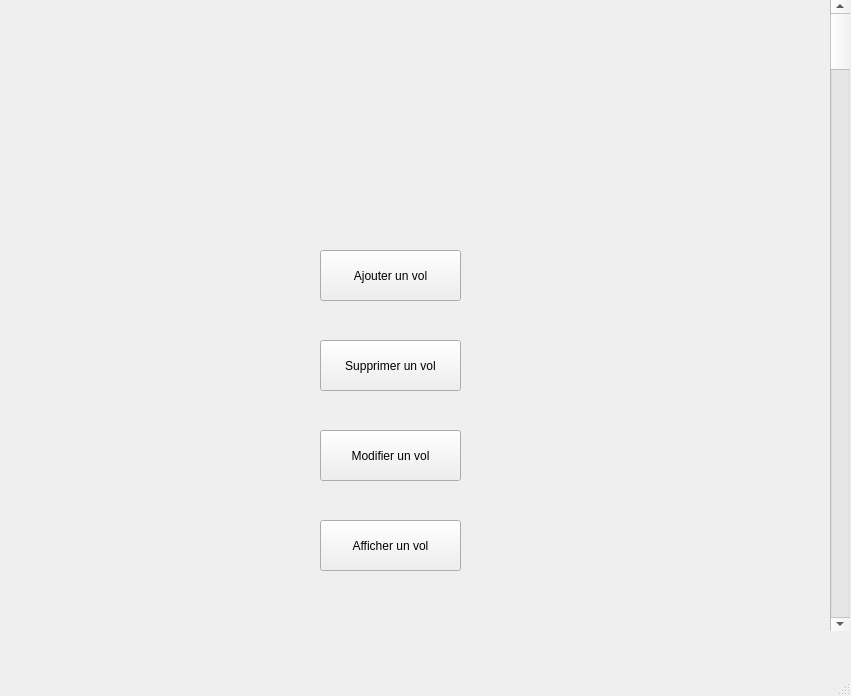
<?xml version="1.0" encoding="UTF-8"?>
<ui version="4.0">
 <class>MainWindow</class>
 <widget class="QMainWindow" name="MainWindow">
  <property name="geometry">
   <rect>
    <x>0</x>
    <y>0</y>
    <width>851</width>
    <height>696</height>
   </rect>
  </property>
  <property name="windowTitle">
   <string>MainWindow</string>
  </property>
  <widget class="QWidget" name="centralwidget">
   <widget class="QPushButton" name="ajouter">
    <property name="geometry">
     <rect>
      <x>320</x>
      <y>250</y>
      <width>141</width>
      <height>51</height>
     </rect>
    </property>
    <property name="text">
     <string>Ajouter un vol</string>
    </property>
   </widget>
   <widget class="QPushButton" name="supprimer">
    <property name="geometry">
     <rect>
      <x>320</x>
      <y>340</y>
      <width>141</width>
      <height>51</height>
     </rect>
    </property>
    <property name="text">
     <string>Supprimer un vol</string>
    </property>
   </widget>
   <widget class="QPushButton" name="modifier">
    <property name="geometry">
     <rect>
      <x>320</x>
      <y>430</y>
      <width>141</width>
      <height>51</height>
     </rect>
    </property>
    <property name="text">
     <string>Modifier un vol</string>
    </property>
   </widget>
   <widget class="QPushButton" name="afficher">
    <property name="geometry">
     <rect>
      <x>320</x>
      <y>520</y>
      <width>141</width>
      <height>51</height>
     </rect>
    </property>
    <property name="text">
     <string>Afficher un vol</string>
    </property>
   </widget>
   <widget class="QScrollBar" name="verticalScrollBar">
    <property name="geometry">
     <rect>
      <x>830</x>
      <y>0</y>
      <width>20</width>
      <height>631</height>
     </rect>
    </property>
    <property name="orientation">
     <enum>Qt::Vertical</enum>
    </property>
   </widget>
   <widget class="QLabel" name="label">
    <property name="geometry">
     <rect>
      <x>10</x>
      <y>-20</y>
      <width>791</width>
      <height>241</height>
     </rect>
    </property>
    <property name="text">
     <string/>
    </property>
    <property name="pixmap">
     <pixmap>../vols/ressources pour app qt/tunisair/Tunisair_logo (1).png</pixmap>
    </property>
   </widget>
   <widget class="QLabel" name="label_2">
    <property name="geometry">
     <rect>
      <x>0</x>
      <y>0</y>
      <width>851</width>
      <height>671</height>
     </rect>
    </property>
    <property name="text">
     <string/>
    </property>
    <property name="pixmap">
     <pixmap>../vols/ressources pour app qt/mm.png</pixmap>
    </property>
   </widget>
   <widget class="QLabel" name="label_3">
    <property name="geometry">
     <rect>
      <x>500</x>
      <y>280</y>
      <width>291</width>
      <height>251</height>
     </rect>
    </property>
    <property name="text">
     <string/>
    </property>
    <property name="pixmap">
     <pixmap>../vols/ressources pour app qt/238px-Plane_icon.svg.png</pixmap>
    </property>
   </widget>
   <zorder>label_2</zorder>
   <zorder>ajouter</zorder>
   <zorder>supprimer</zorder>
   <zorder>modifier</zorder>
   <zorder>afficher</zorder>
   <zorder>verticalScrollBar</zorder>
   <zorder>label</zorder>
   <zorder>label_3</zorder>
  </widget>
  <widget class="QMenuBar" name="menubar">
   <property name="geometry">
    <rect>
     <x>0</x>
     <y>0</y>
     <width>851</width>
     <height>26</height>
    </rect>
   </property>
  </widget>
  <widget class="QStatusBar" name="statusbar"/>
 </widget>
 <resources/>
 <connections/>
</ui>
